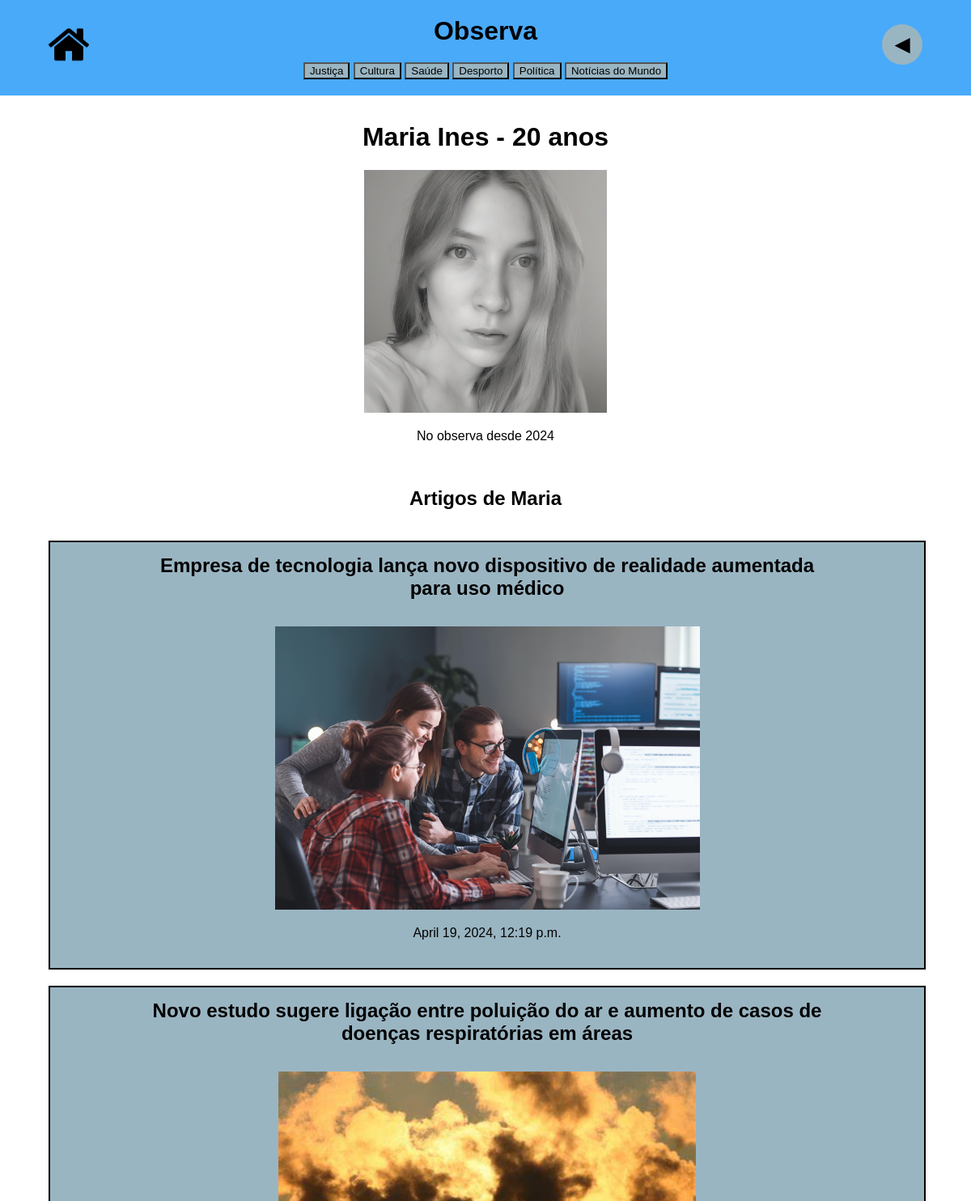
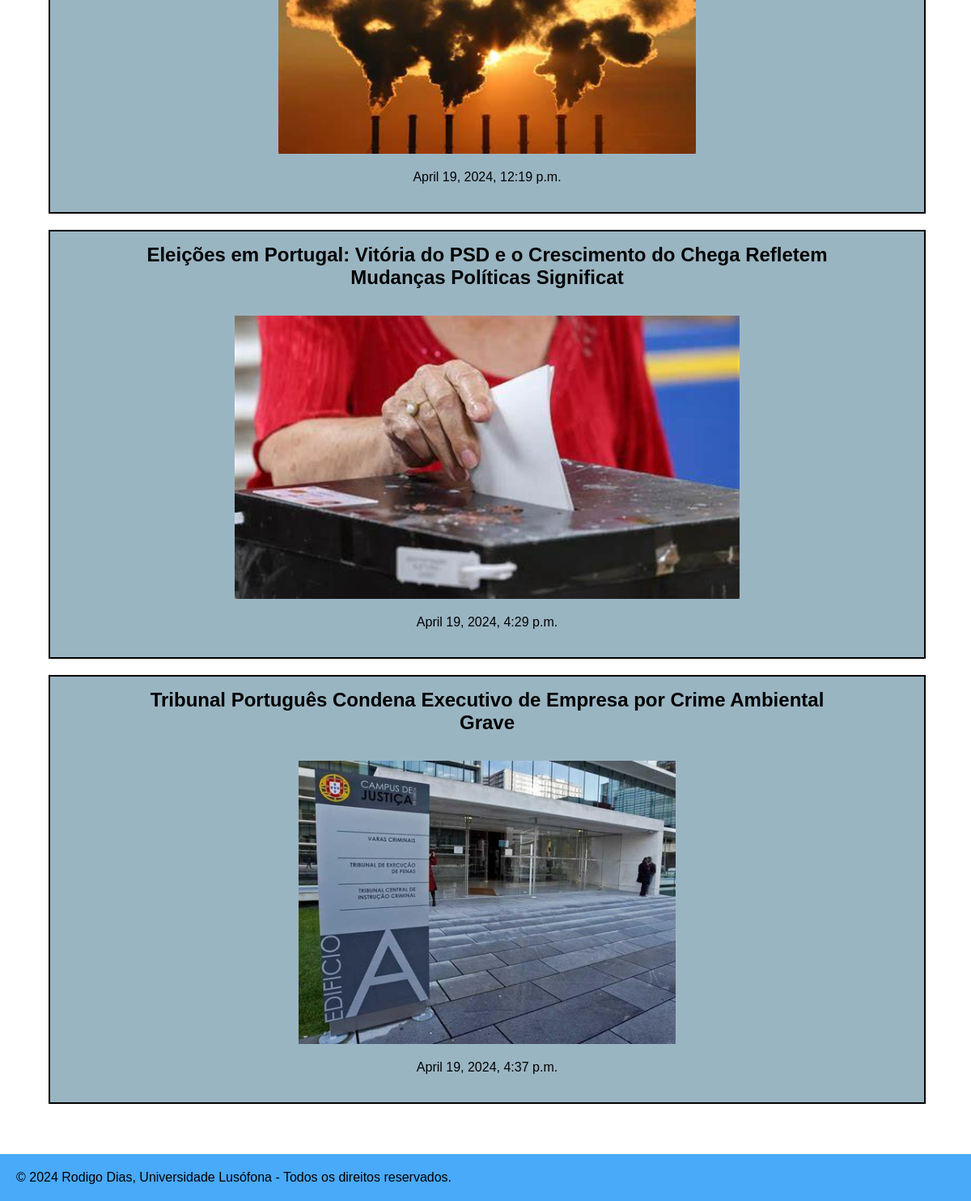
Screenshot of /artigos/autor/Maria with the database file from the repository (2 pictures, top to bottom).
### artigos/models.py (models this page shows, shortened)
class Utilizador(models.Model):
    nome = models.CharField(max_length=100)
    apelido = models.CharField(max_length=100)
    idade = models.IntegerField()
    foto = models.ImageField(null = True, blank = True)
    data = models.DateTimeField(auto_now = True, auto_now_add = False)
    def __str__(self):
        return f'{self.nome} {self.apelido}'

class Artigo(models.Model):
    titulo = models.CharField(max_length=100)
    texto = models.TextField()
    autor = models.ForeignKey(Utilizador, on_delete=models.CASCADE, related_name='artigos')
    foto = models.ImageField(null = True, blank = True)
    data = models.DateTimeField(auto_now = True)
    JURIDICO = 1
    CULTURA = 2
    SAUDE = 3
    DESPORTO = 4
    POLITICA = 5
    GERAL = 6
    RATING_CHOICES = [
        (JURIDICO,'Justiça'),
        (SAUDE,'Saúde'),
        (DESPORTO,'Desporto'),
        (POLITICA,'Política'),
        (CULTURA,'Cultura'),
        (GERAL,'Notícias do Mundo')
    ]
    tema = models.IntegerField(
        choices=RATING_CHOICES, default = 6, blank=True,null=True
    )

### artigos/views.py (the view)
# urls.py: path('autor/<str:nome>', views.autor_view, name='autor'),
def autor_view(request, nome):
    autor = Utilizador.objects.get(nome=nome)
    return render(request, "artigos/autor.html", {
        'autor' : autor
        })

### artigos/templates/artigos/autor.html
{% extends "artigos/layout.html" %}
{% block content %}
    <div class="content-autor">
        <h1 class="">{{ autor.nome }} {{ autor.apelido }} - {{ autor.idade }} anos</h1>
        <img class="autor-img_2" src="{{ autor.foto.url }}" alt="{{ autor.nome }}">
        <p>No observa desde {{ autor.data|date:"Y" }}</p>
        <br>
        <h2>Artigos de {{ autor.nome }}</h2>
        <br>
        {% for artigo in autor.artigos.all %}
            <a href="{% url 'artigos:artigo' artigo.id %}">
                <div class=artigo-div>
                    <h2>{{ artigo.titulo }}</h1>
                    <br>
                    <img src="{{ artigo.foto.url }}" alt="{{ artigo.autor }}">
                    <p>{{ artigo.data }}</p>
                    <br>
                </div>
            </a>
        {% endfor %}
    </div>
{% endblock %}

### artigos/templates/artigos/layout.html (shortened to what this page needs)
<!DOCTYPE html>
<html lang="en">
<head>
    <link rel="stylesheet" type="text/css" href="/static/artigos/style.css">
</head>
<body>
    <header>
        <h1 class="txt-1">Observa</h1>
        <a href="{% url 'artigos:artigos' %}">
            <img src="/static/artigos/home.png" alt="Menu">
        </a>
        <div class="filtros">
            <a href="{% url 'artigos:artigos_tema' 'Justiça' %}"><button class="filtro-btn">Justiça</button></a>
            <a href="{% url 'artigos:artigos_tema' 'Cultura' %}"><button class="filtro-btn">Cultura</button></a>
            <a href="{% url 'artigos:artigos_tema' 'Saúde' %}"><button class="filtro-btn">Saúde</button></a>
            <a href="{% url 'artigos:artigos_tema' 'Desporto' %}"><button class="filtro-btn">Desporto</button></a>
            <a href="{% url 'artigos:artigos_tema' 'Política' %}"><button class="filtro-btn">Política</button></a>
            <a href="{% url 'artigos:artigos_tema' 'Notícias do Mundo' %}"><button class="filtro-btn">Notícias do Mundo</button></a>
        </div>
        <button class="btn-1" onclick="window.history.back()">&#9664;</button>
    </header>
    {% block content %}
    {% endblock %}
    <footer>
        <p class="txt-1">&copy; 2024 Rodigo Dias, Universidade Lusófona - Todos os direitos reservados.</p>
    </footer>
</body>
</html>

### static/artigos/style.css (style rules this page uses)
body { margin: 0px; padding: 0px; font-family: Arial, "Helvetica Neue", Helvetica, sans-serif; font-size: medium; background: white; }
header { width: 100%; background: #49aafa; text-align: center; position: fixed; top: 0; z-index: 1000; }
header img { max-height:50px; width: auto; left: 5%; top: 25%; position: absolute; }
footer { width: 100%; background: #49aafa; position: fixed; bottom: 0; z-index: 1000; }
a { text-decoration: none; color: black; }
.btn-1 { right: 5%; top: 25%; position: absolute; width: 50px; height: 50px; background: #9ab5c2; border: none; border-radius: 50%; font-size: 25px; cursor: pointer; transition: transform 0.3s ease; z-index: 1000; }
.txt-1 { color: black; margin:20px; }
.filtro-btn { background-color: #9ab5c2; }
.artigo-div { width: 100%; border: 2px solid black; margin-bottom: 20px; background-color: #9ab5c2; align-items: center; text-align: center; }
.artigo-div img { height: 350px; width: auto; }
.artigo-div h2 { max-width: 80%; margin: 15px auto; }
.filtros { margin: 20px; }
.autor-img_2 { height: 300px; width: auto; }
.content-autor { margin-top: 130px; padding-bottom: 100px; width: 90%; text-align: center; position: absolute; left:50%; transform: translate(-50%); }

### rows the page displays
Utilizador: nome "Maria", apelido "Ines", idade "20", foto (picture), data "2024"
Artigo: titulo "Empresa de tecnologia lança novo dispositivo de realidade aumentada para uso médico", foto (picture), data "April 19, 2024, 12:19 p.m."
Artigo: titulo "Novo estudo sugere ligação entre poluição do ar e aumento de casos de doenças respiratórias em áreas", foto (picture), data "April 19, 2024, 12:19 p.m."
Artigo: titulo "Eleições em Portugal: Vitória do PSD e o Crescimento do Chega Refletem Mudanças Políticas Significat", foto (picture), data "April 19, 2024, 4:29 p.m."
Artigo: titulo "Tribunal Português Condena Executivo de Empresa por Crime Ambiental Grave", foto (picture), data "April 19, 2024, 4:37 p.m."
